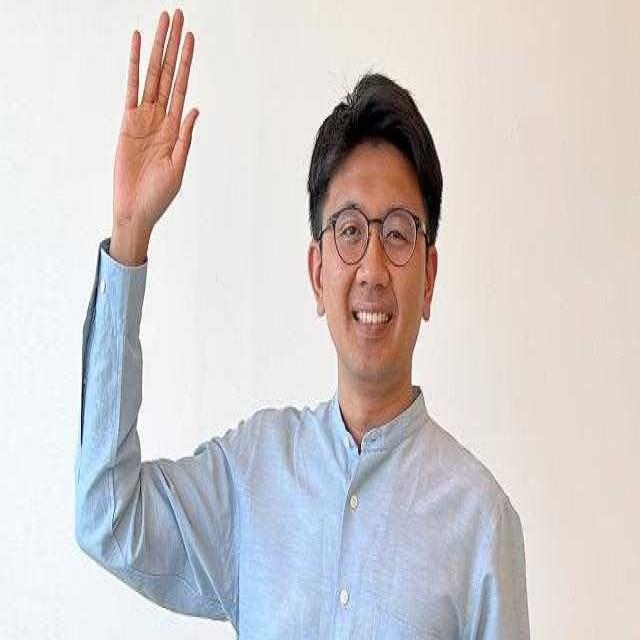
#> input picture Mini-Project/data/raw/img_013.jpg, 640 x 640 px; its folder holds only this picture in this run
$ python -i preprocessing.py   (imports and definitions only)
#> lines starting #> are read from the running program, lines starting #| are printed output that depends on the picture
### Mini-Project/model_free/io_utils.py
# Mini-Project/model_free/io_utils.py
from pathlib import Path
import csv
import shutil

import cv2
import numpy as np

DEFAULT_IMAGE_EXTENSIONS = (".jpg", ".jpeg", ".png")
CSV_HEADER = ["filename", "label"]

# --- Filesystem helpers ---
# [31 lines left out: functions ensure_dir, list_images, image_exists, not called in this run]


# --- Image IO helpers ---
def load_image(path, as_gray = False):
    """
    Load image with OpenCV.
    - path: file path
    - as_gray: if True load grayscale (single channel), otherwise BGR (3-channel)

    Returns numpy array or None if file cannot be read.
    """
#> called with path = '../data/raw/img_013.jpg', as_gray = False
    p = Path(path)
    if not p.exists():
        print(f"[io_utils] load_image: file not found: {p}")
        return None

    if as_gray:
        img = cv2.imread(str(p), cv2.IMREAD_GRAYSCALE)
    else:
        img = cv2.imread(str(p), cv2.IMREAD_COLOR)  # BGR
#> img is the input picture: shape (640, 640, 3); mean B, G, R 204.8, 204.4, 209.4
    if img is None:
        print(f"[io_utils] load_image: OpenCV failed to read image (may be corrupted): {p}")
    return img


# [156 lines left out: functions validate_image_file, get_image_shape, save_image, copy_images_to_folder, read_labels_csv, write_labels_csv and 3 more, not called in this run]

### Mini-Project/model_free/preprocessing.py
# Mini-Project/model_free/preprocessing.py
from pathlib import Path
import cv2
import numpy as np

import sys
from pathlib import Path
sys.path.insert(0, str(Path(__file__).resolve().parent))
from io_utils import load_image, list_images

def to_grayscale(image):
    """
    Convert BGR image to grayscale.
    If already single channel, return as-is.
    """
    if image.ndim == 2:
        return image
    return cv2.cvtColor(image, cv2.COLOR_BGR2GRAY)
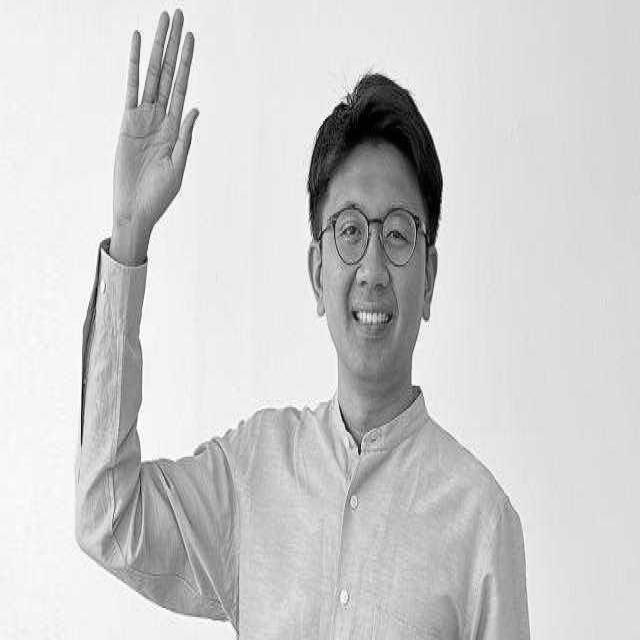
#> returned value: shape (640, 640); min 0, max 255, mean 206


def denoise(image):
    return cv2.GaussianBlur(image, (3,3), 0)


def resize(image, size = (128, 128)):
    """
    Resize image to a fixed size.
    Size format: (width, height)
    """
#> called with size = (128, 128)
    return cv2.resize(image, size, interpolation=cv2.INTER_AREA)
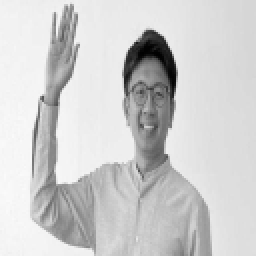
#> returned value: shape (128, 128) (shown 2 times larger); min 1, max 250, mean 206


def normalize(image):
    """
    Normalize pixel values to range [0, 1] as float32.
    """
    image = image.astype("float32") / 255.0
    mean = np.mean(image)
#> mean = 0.808
    std = np.std(image) + 1e-8
#> std = 0.176
    return (image - mean) / std


def preprocess_image(path_or_image):
    """
    Full preprocessing pipeline:
    - load if path
    - grayscale
    - resize to 128x128
    - normalize to 0..1

    Returns processed numpy array (128,128).
    """
    if isinstance(path_or_image, (str, Path)):
        image = load_image(path_or_image, as_gray=False)
        if image is None:
            raise ValueError(f"Failed to load image: {path_or_image}")
    elif isinstance(path_or_image, np.ndarray):
        image = path_or_image
    else:
        raise TypeError("Input must be file path or numpy array")

    gray = to_grayscale(image)
    blurred = denoise(gray)
    resized = resize(blurred)
    normalized = normalize(resized)

    return normalized

>>> result = preprocess_image('../data/raw/img_013.jpg')

$ run again, on Mini-Project/data/raw/img_032.jpg
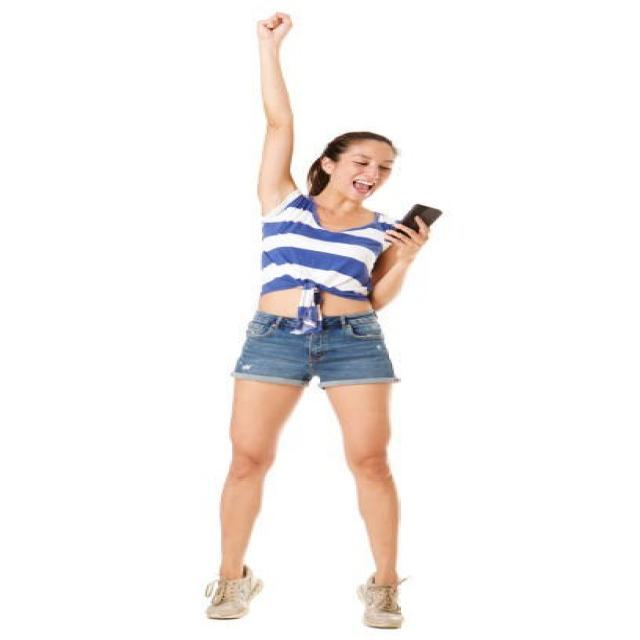
#> input picture Mini-Project/data/raw/img_032.jpg, 640 x 640 px
#> in load_image, img is the input picture: shape (640, 640, 3); mean B, G, R 240.2, 241.5, 245.2
#> in to_grayscale, `return cv2.cvtColor(image, cv2.COLOR_BGR2GRAY)`:
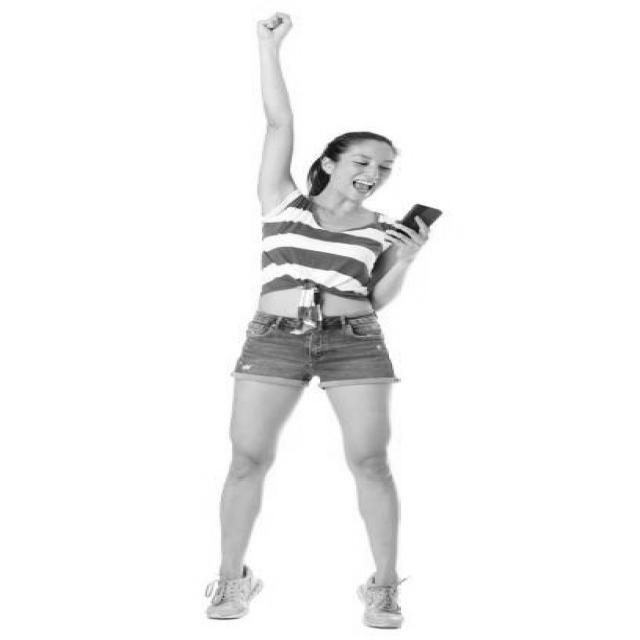
#> returned value: shape (640, 640); min 14, max 255, mean 242.5
#> in resize, `return cv2.resize(image, size, interpolation=cv2.INTER_AREA)`:
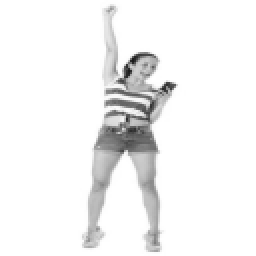
#> returned value: shape (128, 128) (shown 2 times larger); min 26, max 255, mean 242.5
#> mean = 0.951
#> std = 0.135

$ run again, on Mini-Project/data/raw/img_086.jpg
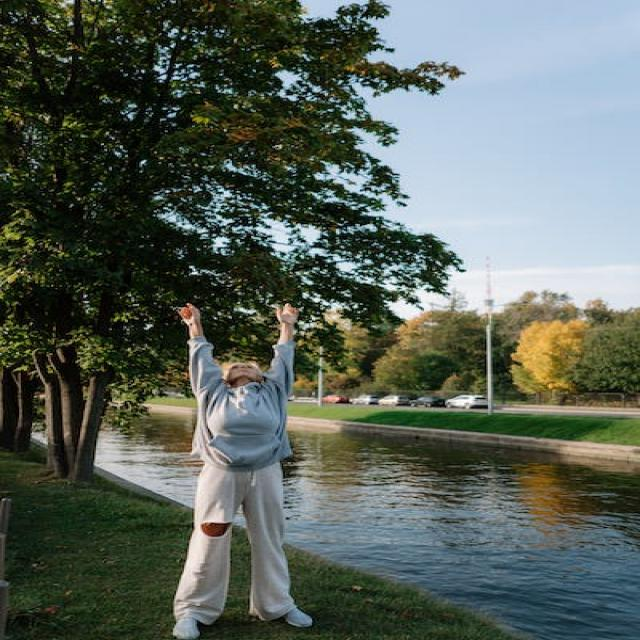
#> input picture Mini-Project/data/raw/img_086.jpg, 640 x 640 px
#> in load_image, img is the input picture: shape (640, 640, 3); mean B, G, R 89.8, 98.4, 88.6
#> in to_grayscale, `return cv2.cvtColor(image, cv2.COLOR_BGR2GRAY)`:
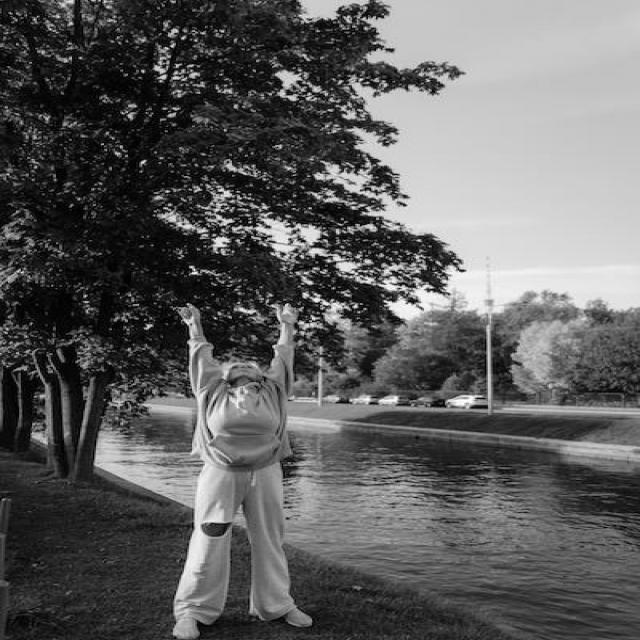
#> returned value: shape (640, 640); min 0, max 255, mean 94.5
#> in resize, `return cv2.resize(image, size, interpolation=cv2.INTER_AREA)`:
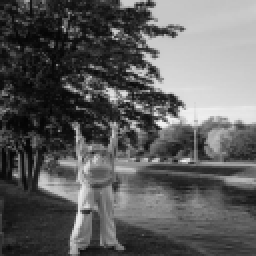
#> returned value: shape (128, 128) (shown 2 times larger); min 3, max 241, mean 94.5
#> mean = 0.371
#> std = 0.263
